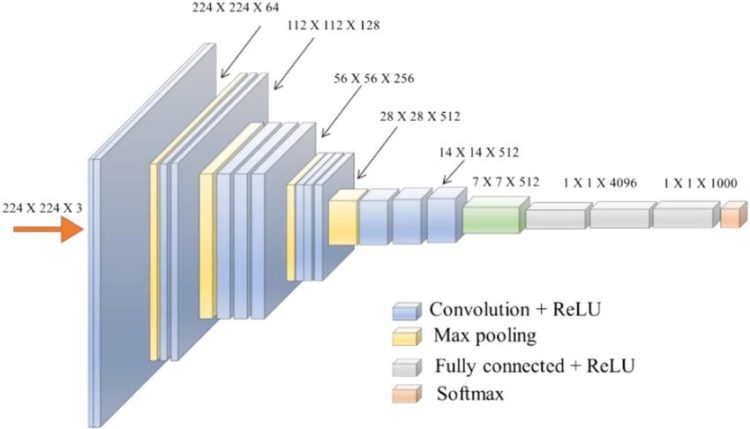
#> input picture media/vgg19.jpg, 750 x 429 px
$ python transformations.py ../media/vgg19.jpg
#> lines starting #> are read from the running program, lines starting #| are printed output that depends on the picture
import numpy
import sys
import os
import matplotlib.pyplot as plt

from PIL import Image

COLS = 2
ROWS = 3

def main() -> int:
    if len(sys.argv) != 2:
        print(f"usage: {sys.argv[0]} <image to transform>")

    trans = list()
    with Image.open(sys.argv[1]) as img:
#> img is the input picture: PIL image 750x429 RGB; mean R, G, B 235.2, 236.6, 238.4
        img = img.resize((224,224))
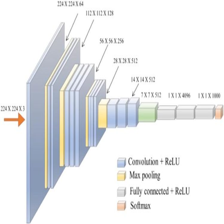
#> img: PIL image 224x224 RGB; mean R, G, B 235.2, 236.5, 238.4

        trans.append(numpy.array(img))
        trans.append(numpy.array(img.rotate(45)))
        trans.append(numpy.array(img.transform(img.size, Image.EXTENT,
            data=[img.width/4, img.height/4, img.width*3/4, img.height*3/4])))

        m = 0.3
        xshift = abs(m)*img.width
#> xshift = 67.2
        trans.append(img.transform(img.size, Image.AFFINE,
            [1, m, -xshift if m > 0 else 0,0,1,0], Image.BICUBIC))

        trans.append(numpy.array(img.transpose(method=Image.FLIP_LEFT_RIGHT)))
        trans.append(numpy.array(img.transpose(method=Image.FLIP_TOP_BOTTOM)))


    fig = plt.figure(figsize=(10, 8))
    for i, image in enumerate(trans):
        fig.add_subplot(ROWS, COLS, i+1)
        plt.imshow(image)
        plt.axis("off")
#> this loop made 6 passes
    plt.show()
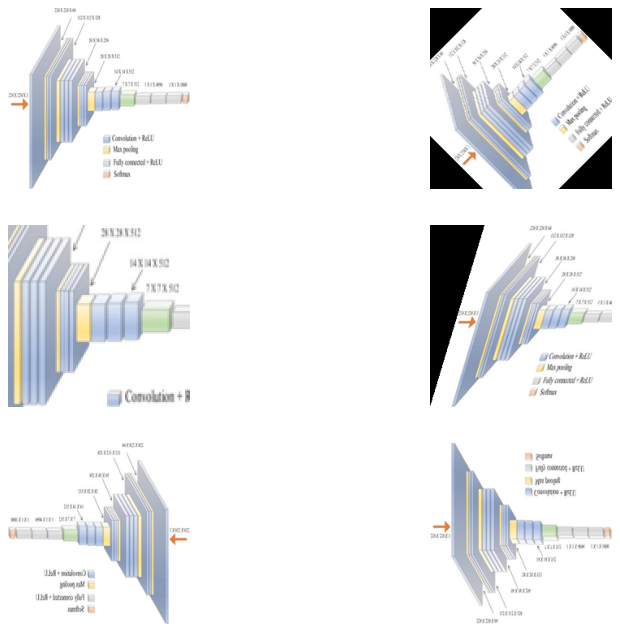
#> figure drawn by matplotlib, 6 panels

if __name__ == "__main__":
    sys.exit(main())
#> (the program exits here)
